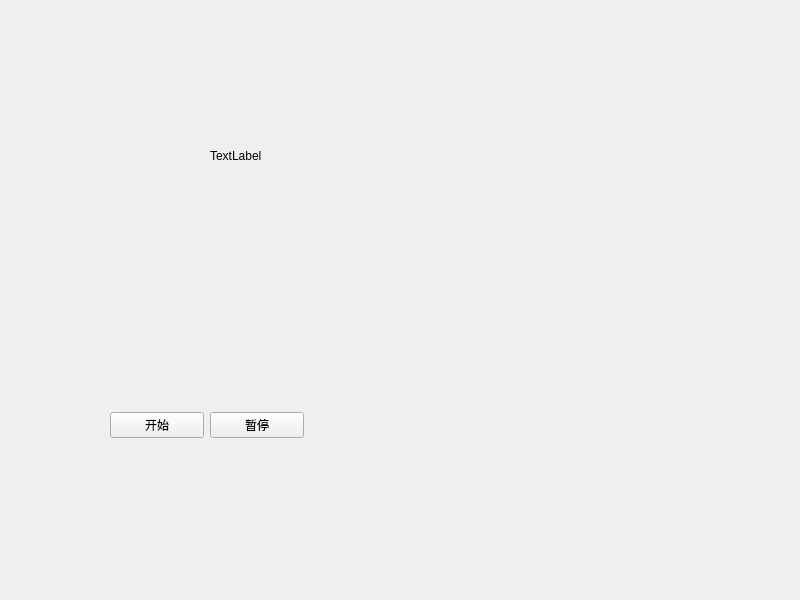
<?xml version="1.0" encoding="UTF-8"?>
<ui version="4.0">
 <class>Widget</class>
 <widget class="QWidget" name="Widget">
  <property name="geometry">
   <rect>
    <x>0</x>
    <y>0</y>
    <width>800</width>
    <height>600</height>
   </rect>
  </property>
  <property name="windowTitle">
   <string>Widget</string>
  </property>
  <widget class="QLabel" name="pictureShow">
   <property name="geometry">
    <rect>
     <x>210</x>
     <y>10</y>
     <width>321</width>
     <height>291</height>
    </rect>
   </property>
   <property name="text">
    <string>TextLabel</string>
   </property>
   <property name="scaledContents">
    <bool>true</bool>
   </property>
  </widget>
  <widget class="QWidget" name="">
   <property name="geometry">
    <rect>
     <x>110</x>
     <y>410</y>
     <width>194</width>
     <height>30</height>
    </rect>
   </property>
   <layout class="QHBoxLayout" name="horizontalLayout">
    <item>
     <widget class="QPushButton" name="startButton">
      <property name="text">
       <string>开始</string>
      </property>
     </widget>
    </item>
    <item>
     <widget class="QPushButton" name="stopButton">
      <property name="text">
       <string>暂停</string>
      </property>
     </widget>
    </item>
   </layout>
  </widget>
 </widget>
 <resources/>
 <connections/>
</ui>
